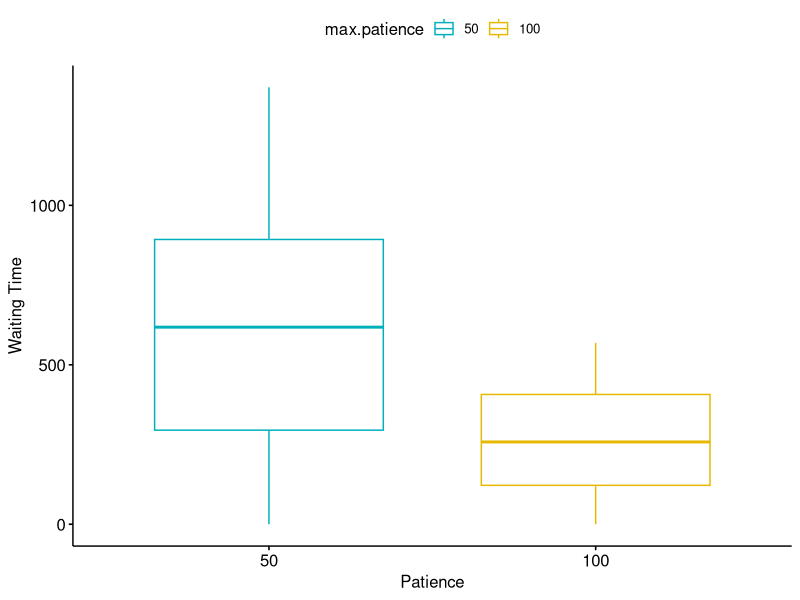

Write the R code that produced this figure. (Note: this script raises an error after producing the figure.)
library(tidyverse)
library(ggpubr)
library(rstatix)


waiting <- read.table("code (4) WaitingTime-table.csv",header = T , skip = 6, sep = ",")
waiting %>%
  group_by(max.patience) %>%
  get_summary_stats(waitingTime, type = "median_iqr")
bxp <- ggboxplot(waiting, x = "max.patience", y = "waitingTime",  
          color = "max.patience", palette = c("#00AFBB", "#E7B800", "#CC0066" ),
          ylab = "Waiting Time", xlab = "Patience")
bxp
stat.test <- waiting %>% 
  wilcox_test(waitingTime ~ max.patience) %>%
  add_significance()
stat.test

sum <- waiting %>% wilcox_effsize(waitingTime ~ max.patience)



masks2 <- read.table("code (4) masks2-table.csv",header = T , skip = 6, sep = ",")
set.seed(1234)
masks2 %>% sample_n_by(percent.wearing.masks, size = 1)
masks2 <- masks2 %>%
  reorder_levels(percent.wearing.masks, order = c("0", "50", "100"))
summarymasks2 <- masks2 %>% 
  group_by(percent.wearing.masks) %>%
  get_summary_stats(count.people.with..status....infected.., type = "common")

ggboxplot(masks2, x = "percent.wearing.masks", y = "count.people.with..status....infected..",  
          color = "percent.wearing.masks", palette = c("#00AFBB", "#E7B800", "#CC0066" ),
          ylab = "People Infected", xlab = "Percentage wearing a mask")

res.kruskal <- masks2 %>% kruskal_test(count.people.with..status....infected.. ~ percent.wearing.masks)
res.kruskal
effsizemask <- masks2 %>% kruskal_effsize(count.people.with..status....infected.. ~ percent.wearing.masks)

